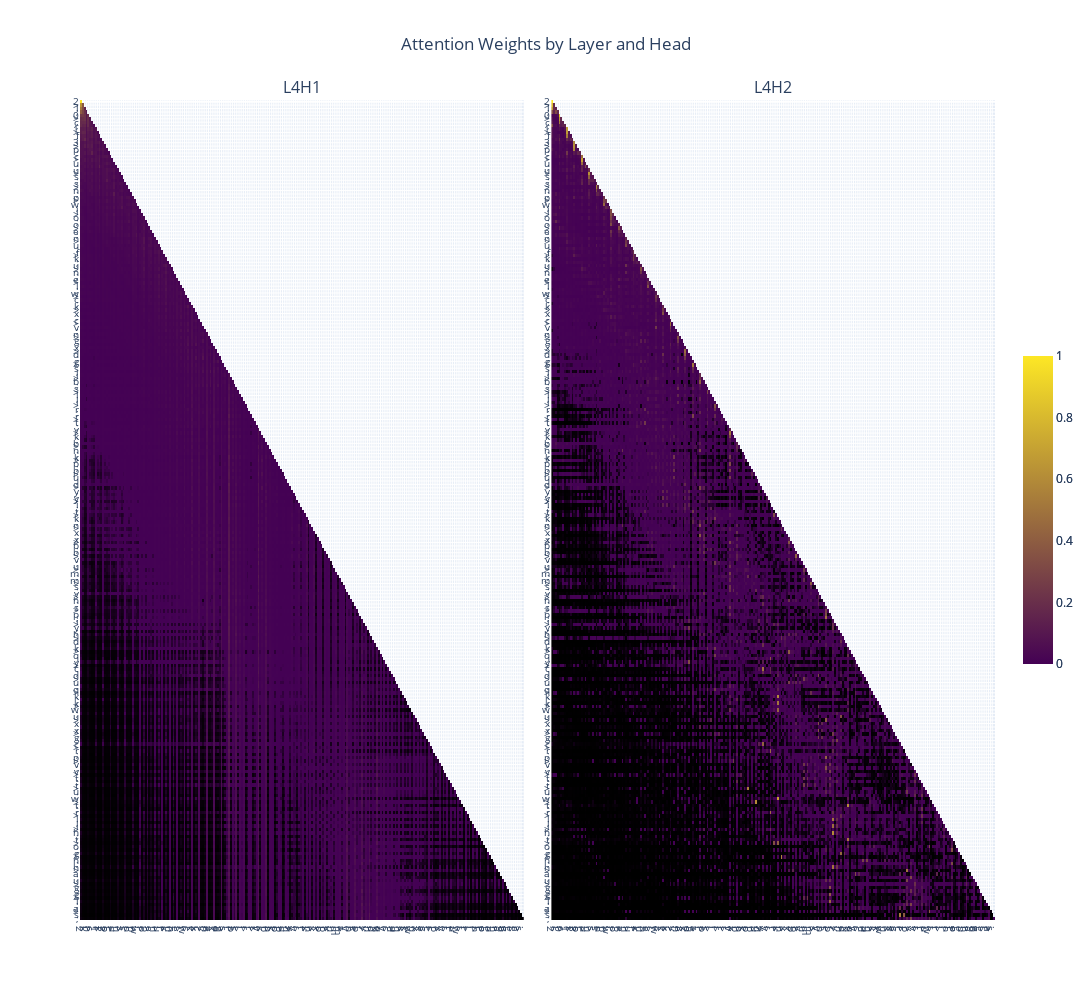

Notebook code cell kept with this figure:
### Markdown cell above
### Layer 4

### Code cell
weights = [attn_weight.detach().cpu().numpy()[0] for attn_weight in attn_weights]
plotly_fig = get_fig(weights, list(prompt), selected_layers=[3], selected_heads=[0, 1], selected_x_toks=list(range(240)), selected_y_toks=list(range(240)))
plotly_fig.show()

### Figure 1 — Plotly figure (JSON) as saved in the notebook; plotly's stock layout.template omitted (floating-point values rounded to 4 significant figures; data arrays with more than 128 entries replaced by an {"elided": "..."} marker saying what was removed)
{"data": [{"colorbar": {"len": 0.4}, "colorscale": [[0, "black"], [0.001, "rgb(68,1,84)"], [1, "rgb(253,231,37)"]], "type": "heatmap", "x": {"elided": "240 int values"}, "xaxis": "x", "y": {"elided": "240 int values"}, "yaxis": "y", "z": {"elided": "240x240 float values"}, "zmax": 1, "zmin": 0}, {"colorbar": {"len": 0.4}, "colorscale": [[0, "black"], [0.001, "rgb(68,1,84)"], [1, "rgb(253,231,37)"]], "type": "heatmap", "x": {"elided": "240 int values"}, "xaxis": "x2", "y": {"elided": "240 int values"}, "yaxis": "y2", "z": {"elided": "240x240 float values"}, "zmax": 1, "zmin": 0}], "layout": {"annotations": [{"font": {"size": 16}, "showarrow": false, "text": "L4H1", "x": 0.2425, "xanchor": "center", "xref": "paper", "y": 1, "yanchor": "bottom", "yref": "paper"}, {"font": {"size": 16}, "showarrow": false, "text": "L4H2", "x": 0.7575, "xanchor": "center", "xref": "paper", "y": 1, "yanchor": "bottom", "yref": "paper"}], "height": 1000, "showlegend": false, "title": {"text": "Attention Weights by Layer and Head", "x": 0.5}, "width": 2000, "xaxis": {"anchor": "y", "domain": [0, 0.485], "tickfont": {"size": 10}, "tickmode": "array", "ticktext": {"elided": "240 str values"}, "tickvals": {"elided": "240 int values"}, "type": "linear"}, "xaxis2": {"anchor": "y2", "domain": [0.515, 1], "tickfont": {"size": 10}, "tickmode": "array", "ticktext": {"elided": "240 str values"}, "tickvals": {"elided": "240 int values"}, "type": "linear"}, "yaxis": {"anchor": "x", "autorange": "reversed", "domain": [0, 1], "tickfont": {"size": 10}, "tickmode": "array", "ticktext": {"elided": "240 str values"}, "tickvals": {"elided": "240 int values"}, "type": "linear"}, "yaxis2": {"anchor": "x2", "autorange": "reversed", "domain": [0, 1], "tickfont": {"size": 10}, "tickmode": "array", "ticktext": {"elided": "240 str values"}, "tickvals": {"elided": "240 int values"}, "type": "linear"}}}
